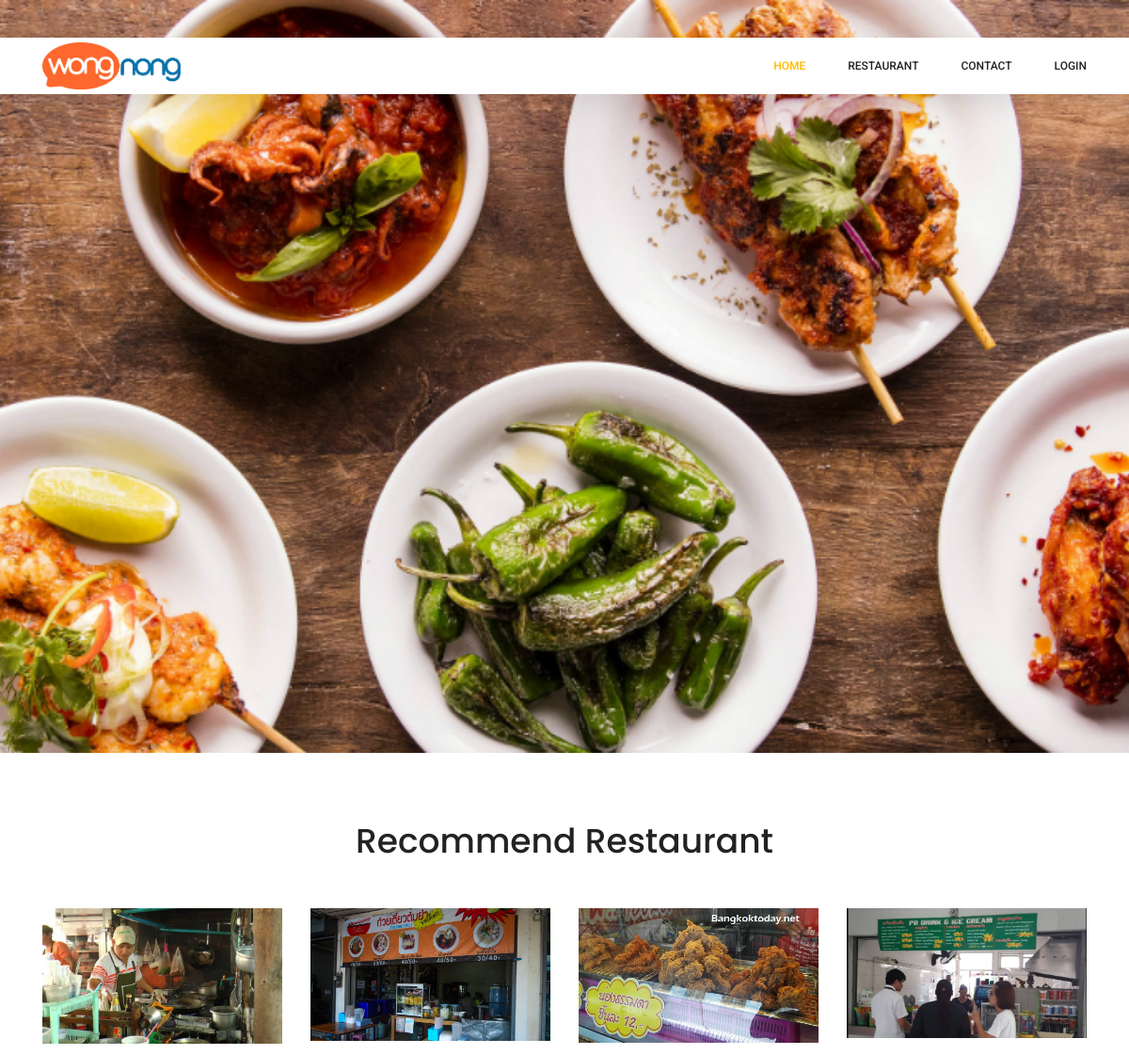
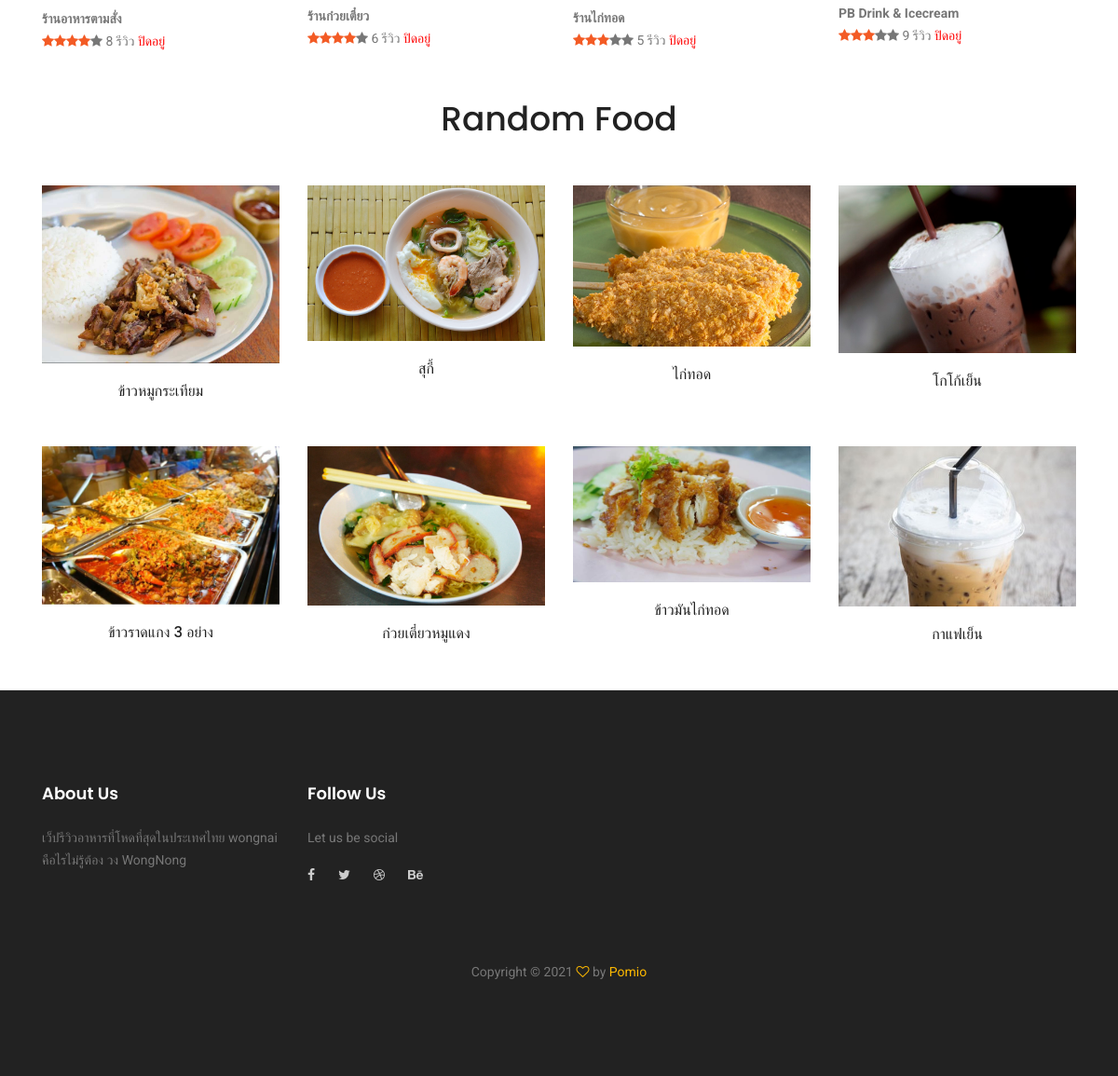
The page / on the database its author committed (2 pictures, top to bottom).
### tables this page shows
CREATE TABLE `restaurant` (
  `rid` int(11) NOT NULL,
  `name` varchar(255) NOT NULL,
  `open_time` time NOT NULL,
  `close_time` time NOT NULL,
  `open_date` int(1) NOT NULL,
  `close_date` int(1) NOT NULL,
  `desp` varchar(255) NOT NULL,
  `cate` varchar(255) NOT NULL,
  `res_img` varchar(255) NOT NULL
);

CREATE TABLE `menu` (
  `mid` int(11) NOT NULL,
  `rid` int(11) NOT NULL,
  `name` varchar(255) NOT NULL,
  `price` double NOT NULL,
  `img` varchar(255) NOT NULL
);

### index.php (the view, shortened to what this page needs)
<?php
if (isset($_SESSION['id']) && isset($_SESSION['user'])) {
	$userID = $_SESSION['id'];
	$userName =  $_SESSION['user'];
}else{
	$userID = '';
	$userName = '';
}
?>
<!DOCTYPE html>
<html lang="zxx" class="no-js">
<head>
	<link rel="stylesheet" href="css/linearicons.css">
	<link rel="stylesheet" href="css/font-awesome.min.css">
	<link rel="stylesheet" href="css/themify-icons.css">
	<link rel="stylesheet" href="css/bootstrap.css">
	<link rel="stylesheet" href="css/owl.carousel.css">
	<link rel="stylesheet" href="css/nice-select.css">
	<link rel="stylesheet" href="css/nouislider.min.css">
	<link rel="stylesheet" href="css/ion.rangeSlider.css" />
	<link rel="stylesheet" href="css/ion.rangeSlider.skinFlat.css" />
	<link rel="stylesheet" href="css/magnific-popup.css">
	<link rel="stylesheet" href="css/main.css">
</head>
<body>
	<header class="header_area sticky-header">
		<div class="main_menu">
			<nav class="navbar navbar-expand-lg navbar-light main_box">
				<div class="container">
					<a class="navbar-brand logo_h" href="index.php">
						<img src="img/wongnai2.png" alt="" height="50px">
					</a>
					<div class="collapse navbar-collapse offset" id="navbarSupportedContent">
						<ul class="nav navbar-nav menu_nav ml-auto">
							<li class="nav-item active">
								<a class="nav-link" href="index.php">Home</a>
							</li>
							<li class="nav-item ">
								<a href="category.php" class="nav-link ">Restaurant</a>
							</li>
							<li class="nav-item">
								<a class="nav-link" href="contact.php">Contact</a>
							</li>
							<?php
							if ($userID !='' && $userName !=''){
								echo "<li class='nav-item'><a class='nav-link' href='logout.php'>$userName (Logout)";
							}else{
								echo "<li class='nav-item'><a class='nav-link' href='login.php'>Login";
							}
							?>
							</a></li>
						</ul>
					</div>
				</div>
			</nav>
		</div>
	</header>
	<section class="banner-area">
		<div class="container">
			<div class="row fullscreen align-items-center justify-content-start">
				<div class="col-lg-12">
				</div>
			</div>
		</div>
	</section>
	<div class="container">
		<div class="row justify-content-center">
			<div class="col-lg-6 text-center">
				<div class="section-title">
					<br>
					<br>
					<br>
					<h1>Recommend Restaurant</h1>
				</div>
			</div>
		</div>
		<div class="row">
			<?php
				$strSQL = "SELECT restaurant.rid,res_img,name,open_time,close_time, FORMAT( sum(rating)/count(rating),0) as num , count(rating) as count FROM `review` join restaurant on restaurant.rid = review.rid group by restaurant.rid,res_img,name , open_time,close_time order by  num  DESC limit 4";
$objQuery = mysql_query($strSQL) or die(mysql_error());
while($objResult = mysql_fetch_array($objQuery)){
?>
			<div class="col-lg-3 col-md-6">
				<div class="single-product">
					<a href="single-product.php?rid=<?php echo($objResult['rid']); ?>">
						<img class="img-fluid" src="<?php echo($objResult['res_img']); ?>" alt="" >
					</a>
						<strong>
							<?php echo($objResult['name'])?>
						</strong>
						<p>
							<?php
							for($i=0;$i<$objResult["num"];$i++){
								echo("<span class='fa fa-star checked'></span>")	;
							}
							for($i=0;$i<5-$objResult["num"];$i++){
								echo("<span class='fa fa-star'></span>")	;
							}
							?>
							<span>
								<?php echo($objResult["count"]);?> รีวิว </span>
							<?php if(date("H:h:i") >$objResult['open_time'] && date("H:h:i") < $objResult['close_time']){?>
							<font color="green">เปิดอยู่</font>
						</p>
						<?php
}
else{
echo("<font  color='red'>ปิดอยู่</font></p>");
}
?>
				</div>
			</div>
			<?php }  ?>
		</div>
	</div>
	<div class="container">
		<div class="row justify-content-center">
			<div class="col-lg-6 text-center">
				<div class="section-title">
					<h1>Random Food</h1>
				</div>
			</div>
		</div>
		<div class="row">
			<?php
				$strSQL = "SELECT * FROM menu ORDER BY RAND() LIMIT 8";
$objQuery = mysql_query($strSQL) or die(mysql_error());
while($objResult = mysql_fetch_array($objQuery)){
?>
			<div class="col-lg-3 col-md-6">
				<div class="single-product">
					<a href="category.php">
						<div class="crop">
						<img class="img-fluid" src="<?php echo($objResult['img']); ?>" alt=""  >
						</div>
					</a>
					<div class="product-details">
						<h6 align="center">
							<?php echo($objResult['name'])?>
						</h6>
					</div>
				</div>
			</div>
			<?php }  ?>
		</div>
	</div>
	<footer class="footer-area section_gap">
		<div class="container">
			<div class="row">
				<div class="col-lg-3  col-md-6 col-sm-6">
					<div class="single-footer-widget">
						<h6>About Us</h6>
						<p>
						เว็ปรีวิวอาหารที่โหดที่สุดในประเทศไทย wongnai คือไรไม่รู้ต้อง วง WongNong
						</p>
					</div>
				</div>
				<div class="col-lg-2 col-md-6 col-sm-6">
					<div class="single-footer-widget">
						<h6>Follow Us</h6>
						<p>Let us be social</p>
						<div class="footer-social d-flex align-items-center">
							<a href="#">
								<i class="fa fa-facebook"></i>
							</a>
							<a href="#">
								<i class="fa fa-twitter"></i>
							</a>
							<a href="#">
								<i class="fa fa-dribbble"></i>
							</a>
							<a href="#">
								<i class="fa fa-behance"></i>
							</a>
						</div>
					</div>
				</div>
			</div>
			<div class="footer-bottom d-flex justify-content-center align-items-center flex-wrap">
				<p class="footer-text m-0">
					Copyright &copy;
					<i class="fa fa-heart-o" aria-hidden="true"></i> by
					<a href="https://www.facebook.com/paloom.Luvup" target="_blank">Pomio</a>
				</p>
			</div>
		</div>
	</footer>
</body>
</html>

### index.php (style rules this page uses)
.checked { color: rgb(243, 91, 37); }

### rows shown on the page
restaurant: res_img (picture), name "ร้านอาหารตามสั่ง", count "8", open_time "ปิดอยู่"
restaurant: res_img (picture), name "ร้านก๋วยเตี๋ยว", count "6", open_time "ปิดอยู่"
restaurant: res_img (picture), name "ร้านไก่ทอด", count "5", open_time "ปิดอยู่"
restaurant: res_img (picture), name "PB Drink & Icecream", count "9", open_time "ปิดอยู่"
menu: img (picture), name "ข้าวหมูกระเทียม"
menu: img (picture), name "สุกี้"
menu: img (picture), name "ไก่ทอด"
menu: img (picture), name "โกโก้เย็น"
menu: img (picture), name "ข้าวราดแกง 3 อย่าง"
menu: img (picture), name "ก๋วยเตี๋ยวหมูแดง"
menu: img (picture), name "ข้าวมันไก่ทอด"
menu: img (picture), name "กาแฟเย็น"
